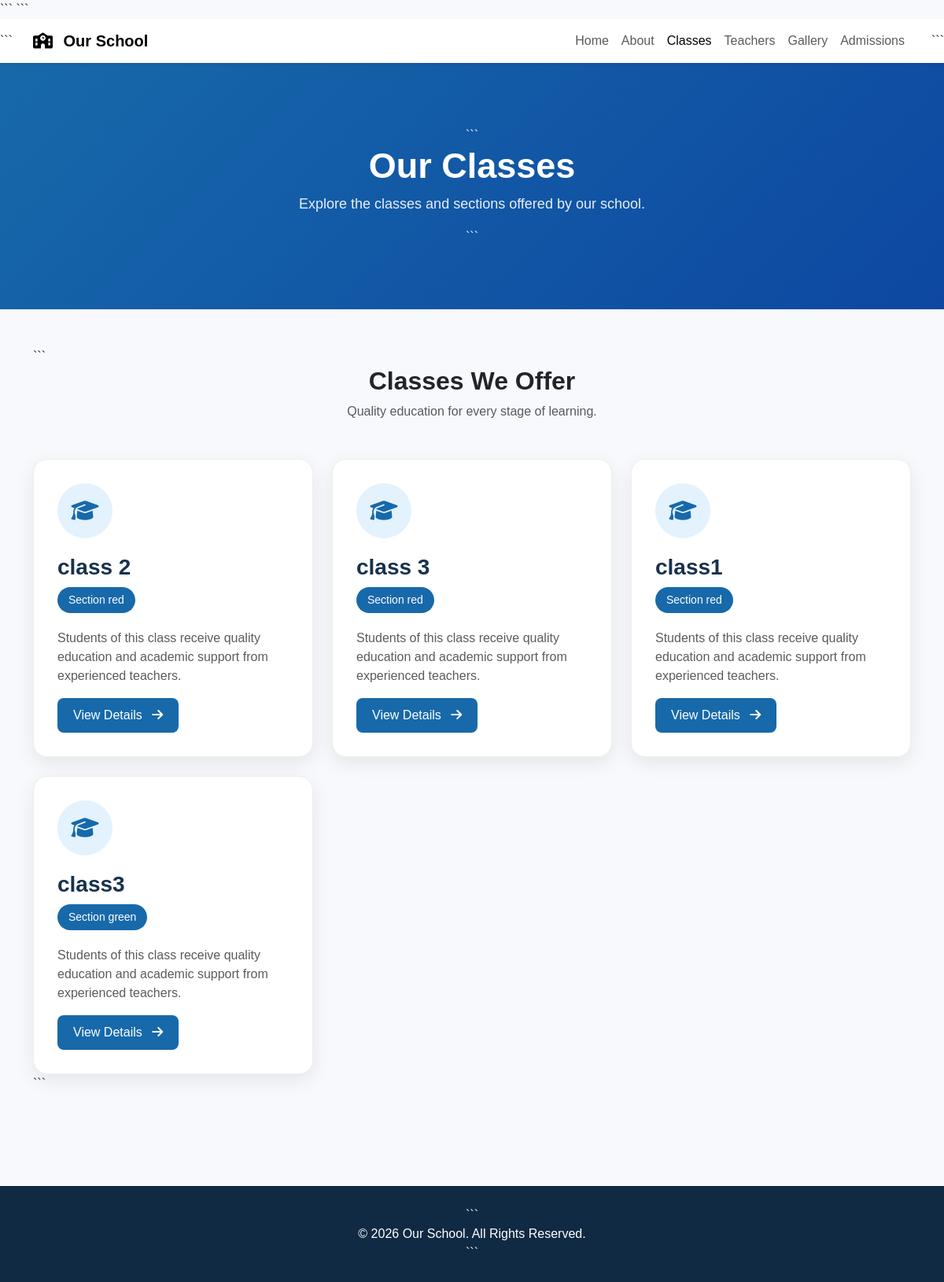
/classes/, run on the app's committed database.
### schoolapp/models.py (models this page shows, shortened)
class SchoolClass(models.Model):
    name = models.CharField(max_length=20)
    section = models.CharField(max_length=20)

### schoolapp/views.py (the view)
# urls.py: path('classes/', views.classes, name='classes'),
def classes(request):
    school_classes = SchoolClass.objects.all().order_by(
        'name',
        'section'
    )
    return render(
        request,
        'schoolapp/classes.html',
        {
            'classes': school_classes
        }
    )

### templates/schoolapp/classes.html (shortened to what this page needs)
{% load static %}
<!DOCTYPE html>
<html lang="en">
<head>
<link href="https://cdn.jsdelivr.net/npm/bootstrap@5.3.3/dist/css/bootstrap.min.css"
      rel="stylesheet">
<link rel="stylesheet"
      href="https://cdnjs.cloudflare.com/ajax/libs/font-awesome/6.5.2/css/all.min.css">
```
</head>
<body>
<nav class="navbar navbar-expand-lg bg-white shadow-sm">
```
<div class="container">
    <a class="navbar-brand fw-bold"
       href="{% url 'home' %}">
        <i class="fa-solid fa-school me-2"></i>
        Our School
    </a>
    <div class="collapse navbar-collapse"
         id="navbarMenu">
        <ul class="navbar-nav ms-auto">
            <li class="nav-item">
                <a class="nav-link"
                   href="{% url 'home' %}">
                    Home
                </a>
            </li>
            <li class="nav-item">
                <a class="nav-link"
                   href="{% url 'about' %}">
                    About
                </a>
            </li>
            <li class="nav-item">
                <a class="nav-link active"
                   href="{% url 'classes' %}">
                    Classes
                </a>
            </li>
            <li class="nav-item">
                <a class="nav-link"
                   href="{% url 'teachers' %}">
                    Teachers
                </a>
            </li>
            <li class="nav-item">
                <a class="nav-link"
                   href="{% url 'gallery' %}">
                    Gallery
                </a>
            </li>
            <li class="nav-item">
                <a class="nav-link"
                   href="{% url 'admissions' %}">
                    Admissions
                </a>
            </li>
        </ul>
    </div>
</div>
```
</nav>
<section class="page-header">
```
<h1>Our Classes</h1>
<p>
    Explore the classes and sections offered by our school.
</p>
```
</section>
<div class="container py-5">
```
<div class="text-center mb-5">
    <h2 class="fw-bold">
        Classes We Offer
    </h2>
    <p class="text-muted">
        Quality education for every stage of learning.
    </p>
</div>
<div class="row g-4">
    {% for school_class in classes %}
    <div class="col-md-6 col-lg-4">
        <div class="class-card">
            <div class="class-icon">
                <i class="fa-solid fa-graduation-cap"></i>
            </div>
            <h3>
                {{ school_class.name }}
            </h3>
            <span class="section-badge">
                Section {{ school_class.section }}
            </span>
            <p class="text-muted">
                Students of this class receive
                quality education and academic
                support from experienced teachers.
            </p>
            <a href="{% url 'class_detail' school_class.id %}"
               class="view-btn">
                View Details
                <i class="fa-solid fa-arrow-right ms-2"></i>
            </a>
        </div>
    </div>
    {% endfor %}
</div>
```
</div>
<footer>
```
<p class="mb-0">
    © 2026 Our School. All Rights Reserved.
</p>
```
</footer>
</body>
</html>

### templates/schoolapp/classes.html (style rules this page uses)
body { font-family: Arial, sans-serif; background: #f7f9fc; }
.page-header { background: linear-gradient( 135deg, #1769aa, #0d47a1 ); color: white; padding: 80px 20px; text-align: center; }
.page-header h1 { font-size: 45px; font-weight: 700; }
.page-header p { font-size: 18px; opacity: 0.9; }
.class-card { background: white; border-radius: 18px; padding: 30px; height: 100%; box-shadow: 0 8px 25px rgba(0,0,0,0.08); transition: 0.3s; border: 1px solid #eee; }
.class-icon { width: 70px; height: 70px; background: #e3f2fd; color: #1769aa; border-radius: 50%; display: flex; align-items: center; justify-content: center; font-size: 28px; margin-bottom: 20px; }
.class-card h3 { font-weight: 700; color: #17324d; }
.section-badge { display: inline-block; background: #1769aa; color: white; padding: 6px 14px; border-radius: 20px; font-size: 14px; margin-bottom: 20px; }
.view-btn { display: inline-block; text-decoration: none; background: #1769aa; color: white; padding: 10px 20px; border-radius: 8px; transition: 0.3s; }
footer { background: #102a43; color: white; padding: 25px; margin-top: 70px; text-align: center; }

### data on the page
SchoolClass: name "class 2", section "red"
SchoolClass: name "class 3", section "red"
SchoolClass: name "class1", section "red"
SchoolClass: name "class3", section "green"
